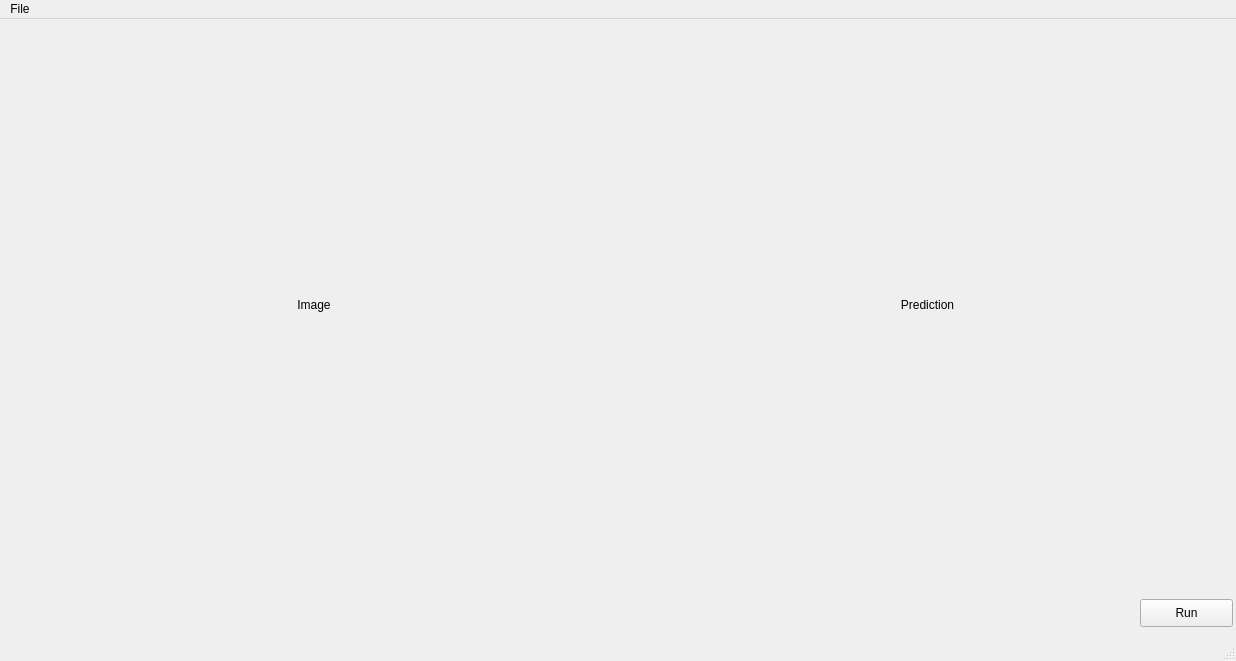
<?xml version="1.0" encoding="UTF-8"?>
<ui version="4.0">
 <class>MainWindow</class>
 <widget class="QMainWindow" name="MainWindow">
  <property name="geometry">
   <rect>
    <x>0</x>
    <y>0</y>
    <width>1236</width>
    <height>661</height>
   </rect>
  </property>
  <property name="minimumSize">
   <size>
    <width>1236</width>
    <height>661</height>
   </size>
  </property>
  <property name="maximumSize">
   <size>
    <width>1236</width>
    <height>661</height>
   </size>
  </property>
  <property name="windowTitle">
   <string>Retina</string>
  </property>
  <widget class="QWidget" name="centralwidget">
   <widget class="QWidget" name="horizontalLayoutWidget">
    <property name="geometry">
     <rect>
      <x>10</x>
      <y>0</y>
      <width>1221</width>
      <height>571</height>
     </rect>
    </property>
    <layout class="QHBoxLayout" name="horizontalLayout">
     <item>
      <widget class="QLabel" name="label_2">
       <property name="text">
        <string>Image</string>
       </property>
       <property name="alignment">
        <set>Qt::AlignCenter</set>
       </property>
      </widget>
     </item>
     <item>
      <widget class="QLabel" name="label">
       <property name="text">
        <string>Prediction</string>
       </property>
       <property name="alignment">
        <set>Qt::AlignCenter</set>
       </property>
      </widget>
     </item>
    </layout>
   </widget>
   <widget class="QPushButton" name="runButton">
    <property name="geometry">
     <rect>
      <x>1140</x>
      <y>580</y>
      <width>93</width>
      <height>28</height>
     </rect>
    </property>
    <property name="text">
     <string>Run</string>
    </property>
   </widget>
  </widget>
  <widget class="QMenuBar" name="menubar">
   <property name="geometry">
    <rect>
     <x>0</x>
     <y>0</y>
     <width>1236</width>
     <height>26</height>
    </rect>
   </property>
   <widget class="QMenu" name="menuVessel">
    <property name="title">
     <string>File</string>
    </property>
    <addaction name="actionOpen"/>
    <addaction name="actionSave"/>
   </widget>
   <addaction name="menuVessel"/>
  </widget>
  <widget class="QStatusBar" name="statusbar"/>
  <action name="actionOpen">
   <property name="text">
    <string>Open</string>
   </property>
  </action>
  <action name="actionSave">
   <property name="text">
    <string>Save</string>
   </property>
  </action>
 </widget>
 <resources/>
 <connections/>
</ui>
